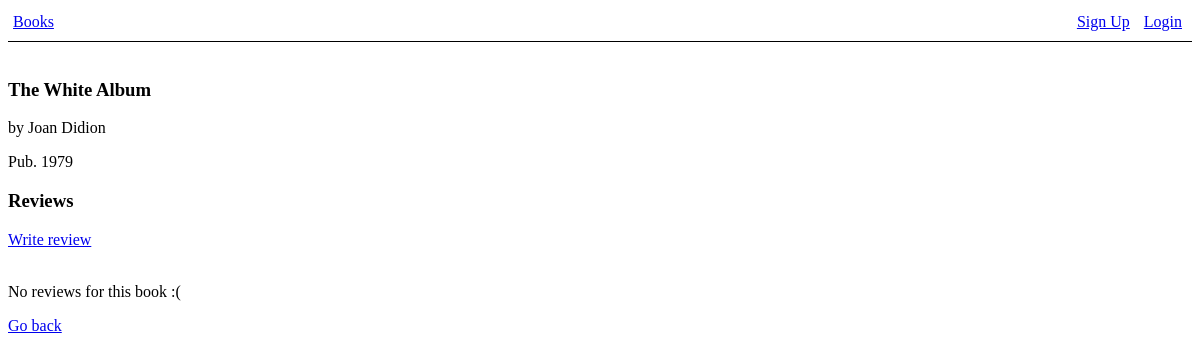
The page /books/2/ on the database as committed earlier.
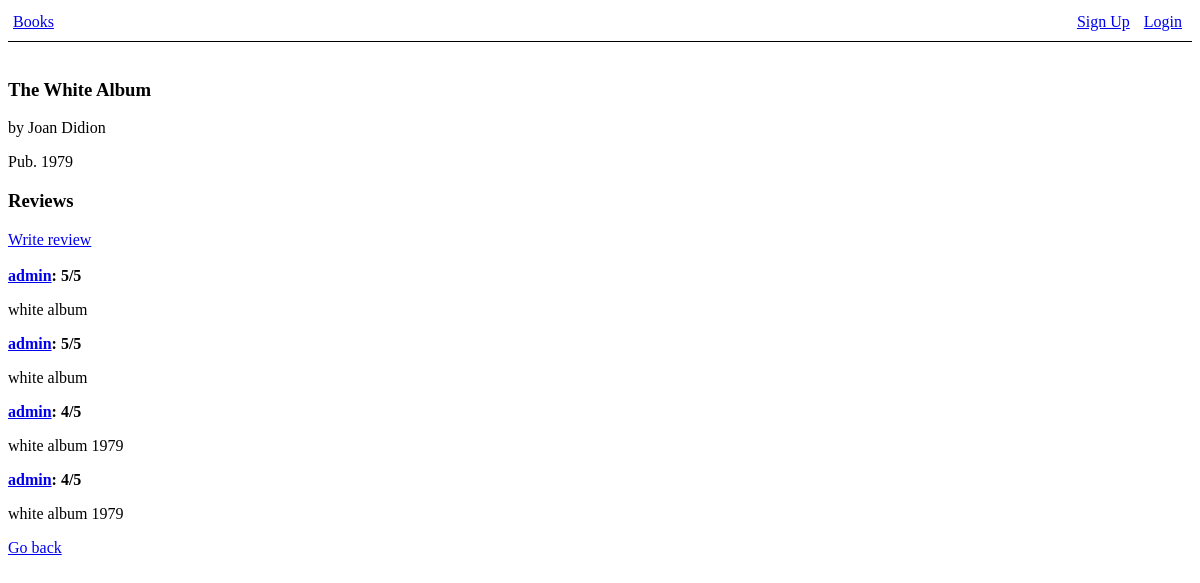
The same page on the database as committed later.
### books/models.py (models this page shows, shortened)
class Book(models.Model):
    title = models.CharField(max_length=200, blank=False)
    author = models.CharField(max_length=200)
    pub_year = models.IntegerField(default=-1, blank=True)

### reviews/models.py (models this page shows)
class Review(models.Model):
    user = models.ForeignKey(User, on_delete=models.CASCADE, blank=True)
    book = models.ForeignKey(Book, on_delete=models.CASCADE)
    rating = models.IntegerField(blank=False, default=0)
    text = models.CharField(max_length=500);

### books/views.py (the view)
# urls.py: path("<int:book_id>/", views.displayBookInfo, name="view_book"),
def displayBookInfo(request, book_id):
    book = Book.objects.get(pk=book_id)
    reviews = Review.objects.filter(book__id=book_id)
    context = {
        "id": book.id,
        "title": book.title,
        "author": book.author,
        "pub_year": book.pub_year,
        "reviews": reviews
    }
    return render(request, "books/book.html", context);

### templates/books/book.html
{% extends "base.html" %}
{% block content %}
    <h3>{{ title }}</h3>
    <p>by {{ author }}</p>
    <p>Pub. {{ pub_year }}</p>
    <h3>Reviews</h3>
    <a href="{% url 'books:review_book' id %}">Write review</a><br /><br />
    {% if not reviews %}
    <p>No reviews for this book :(</p>
    {% endif %}
    {% for review in reviews %}
        <b><a href="{% url 'profiles:profile' review.user.id %}">{{review.user.username}}</a>: {{ review.rating }}/5</b>
        <p>{{ review.text }}</p>
    {% endfor %}
    <a href="{% url 'books:list_books' %}">Go back</a>
{% endblock %}

### templates/base.html
{% load static %}
<!DOCTYPE html>
<html>
<head>
    <link rel="stylesheet" href="{% static 'css/nav.css' %}">
    <link rel="stylesheet" href="{% static 'css/stars.css' %}">
</head>
<body>
    {% include "nav.html" %}
    <br>
    {% block content %} {% endblock %}
</body>
</html>

### templates/nav.html
<nav>
    <span><a href="{% url 'books:list_books' %}">Books</a></span>
    <span class="login_status">
        {% if user.is_authenticated %}
                <a>User: {{user.username}}</a>
                <a href="{% url 'account_logout' %}">Logout</a>
        {% else %}
                <a href="{% url 'account_signup' %}">Sign Up</a>
                <a href="{% url 'account_login' %}">Login</a>
        {% endif %}
    </span>
</nav>

### static/css/nav.css (style rules this page uses)
nav { padding: 5px; padding-bottom: 10px; border-bottom: 1px solid black; }
.login_status { float: right; }
.login_status a { margin-left: 5px; margin-right: 5px; }

### static/css/stars.css (style rules this page uses)
:root { --star-color: #fff; --star-background: #fc0; }

Rows that differ between the two databases and show on the page:
added Review: user.username "admin", rating "5", text "white album"
added Review: user.username "admin", rating "5", text "white album"
added Review: user.username "admin", rating "4", text "white album 1979"
added Review: user.username "admin", rating "4", text "white album 1979"
Other text that changed with them:
text no longer shown: "No reviews for this book :("
